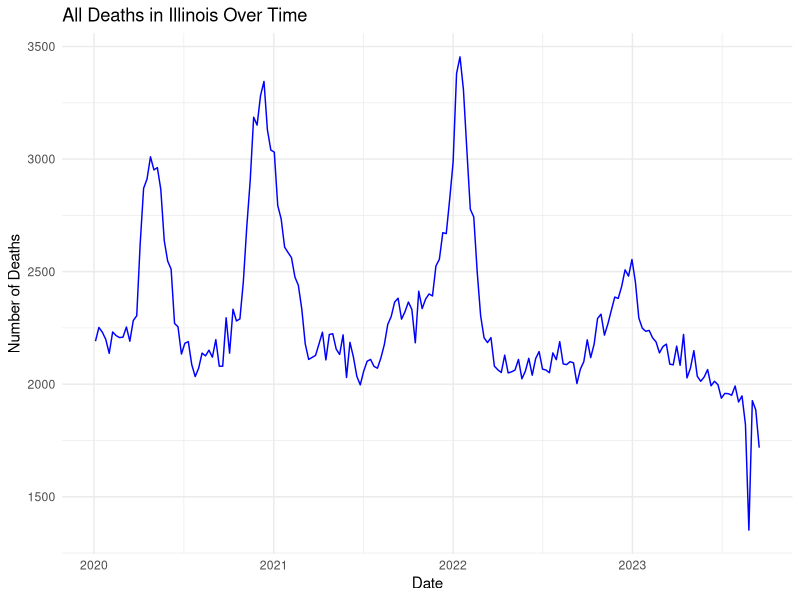
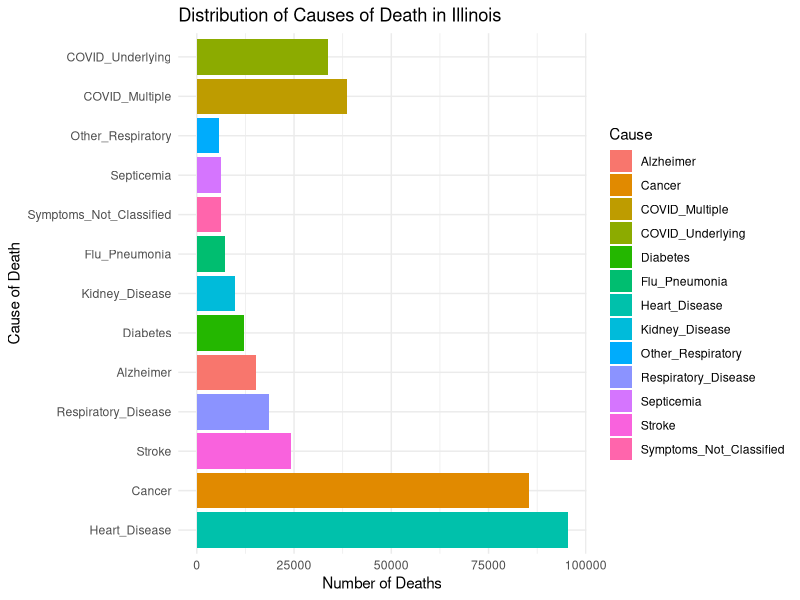

These figures' R source, in order:
## ---- chunk 1
knitr::opts_chunk$set(echo = TRUE)
## ---- chunk 2
library(tidyverse)
library(ggplot2)
## ---- chunk 3
data <- read.csv("datasets/Weekly_Provisional_Counts_of_Deaths_by_State_and_Select_Causes__2020-2023_20250216.csv")

# Rename columns to be shorter
data <- data %>% rename(
    Septicemia = Septicemia..A40.A41.,
    Cancer = Malignant.neoplasms..C00.C97.,
    Diabetes = Diabetes.mellitus..E10.E14.,
    Alzheimer = Alzheimer.disease..G30.,
    Flu_Pneumonia = Influenza.and.pneumonia..J09.J18.,
    Respiratory_Disease = Chronic.lower.respiratory.diseases..J40.J47.,
    Other_Respiratory = Other.diseases.of.respiratory.system..J00.J06.J30.J39.J67.J70.J98.,
    Kidney_Disease = Nephritis..nephrotic.syndrome.and.nephrosis..N00.N07.N17.N19.N25.N27.,
    Symptoms_Not_Classified = Symptoms..signs.and.abnormal.clinical.and.laboratory.findings..not.elsewhere.classified..R00.R99.,
    Heart_Disease = Diseases.of.heart..I00.I09.I11.I13.I20.I51.,
    Stroke = Cerebrovascular.diseases..I60.I69.,
    COVID_Multiple = COVID.19..U071..Multiple.Cause.of.Death.,
    COVID_Underlying = COVID.19..U071..Underlying.Cause.of.Death.
)
## ---- chunk 4
illinois_data <- data %>% filter(Jurisdiction.of.Occurrence == "Illinois")
## ---- chunk 5
ggplot(illinois_data, aes(x = as.Date(Week.Ending.Date, format = "%Y-%m-%d"), y = All.Cause)) +
    geom_line(color = "blue") +
    labs(title = "All Deaths in Illinois Over Time", x = "Date", y = "Number of Deaths") +
    theme_minimal()
## ---- chunk 6
illinois_causes <- illinois_data %>%
    select(
        Septicemia, Cancer, Diabetes, Alzheimer, Flu_Pneumonia,
        Respiratory_Disease, Other_Respiratory, Kidney_Disease,
        Symptoms_Not_Classified, Heart_Disease, Stroke,
        COVID_Multiple, COVID_Underlying
    ) %>%
    pivot_longer(cols = everything(), names_to = "Cause", values_to = "Count")

ggplot(illinois_causes, aes(x = reorder(Cause, -Count), y = Count, fill = Cause)) +
    geom_bar(stat = "identity") +
    coord_flip() +
    labs(title = "Distribution of Causes of Death in Illinois", x = "Cause of Death", y = "Number of Deaths") +
    theme_minimal()
